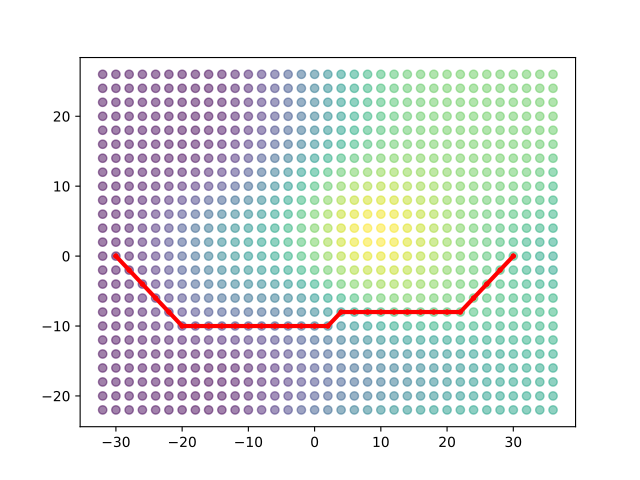

Python code for this plot:
# Compared to the example in which we modify the graph, here we will just use a different
# edge cost for the calculation.
#
CalculateEnergyExpenditure(graph)
energy_cost_key = CostAlgorithmKeys.ENERGY_EXPENDITURE
energy_path = DijkstraShortestPath(graph, start_id, end_id, energy_cost_key)
path_sum = np.sum(energy_path['cost_to_next'])
print('Total path cost: ', path_sum)
# Expected:
## Total path cost:  377.03708
#
path_xyz = np.take(nodes[['x','y','z']], energy_path['id'])
x_nodes, y_nodes, z_nodes = nodes['x'], nodes['y'], nodes['z']
x_path, y_path, z_path = path_xyz['x'], path_xyz['y'], path_xyz['z']
plt.scatter(x_nodes, y_nodes, c=z_nodes, alpha=0.5) # doctest: +SKIP
plt.plot(x_path,y_path, c="red", marker='.',linewidth=3) # doctest: +SKIP
plt.show() # doctest: +SKIP
